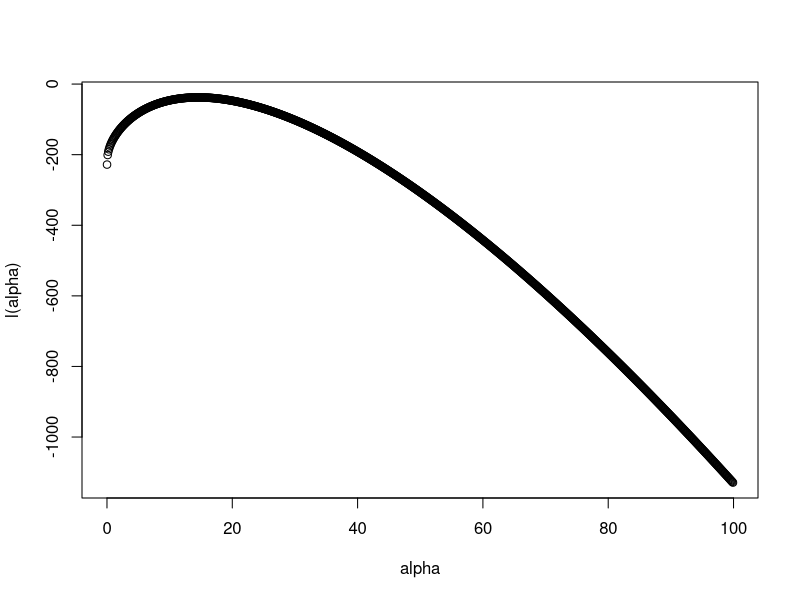

Write R code to recreate this figure.
o = c(5.1, 7.4, 10.9, 21.3, 12.3, 15.4, 25.4, 18.2, 17.4, 22.5)

alphas = seq(from = 0.01, to = 100, by = 0.1)

l_alpha = function(alphas) {
  loglikGamma = c()
  for (alpha_i in alphas) {
    loglikGamma = append(loglikGamma, sum(log(dgamma(o, alpha_i))))
  }
  return(loglikGamma)
}

plot(alphas, l_alpha(alphas), xlab = "alpha", ylab = "l(alpha)")
derivative_l_alpha = function(alphas) {
  return(numDeriv::grad(l_alpha, alphas))
}
observed_info = function(alphas) {
  return(-numDeriv::grad(derivative_l_alpha, alphas))
}
newton_raphson = function(starting_value, n_iterations) {
  alfa = starting_value
  for (i in 0:n_iterations) {
    print(alfa)
    alfa = alfa + (derivative_l_alpha(alfa) / observed_info(alfa))
  }
  return(alfa)
}
interval = c(0.01, 100)
uniroot_result = uniroot(derivative_l_alpha, interval = interval)$root
newton_raphson_result = newton_raphson(1, 100)
